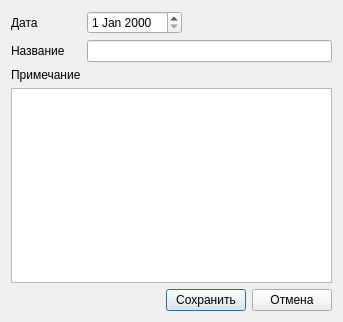
<?xml version="1.0" encoding="UTF-8"?>
<ui version="4.0">
 <class>TrainingForm</class>
 <widget class="QDialog" name="TrainingForm">
  <property name="geometry">
   <rect>
    <x>0</x>
    <y>0</y>
    <width>343</width>
    <height>322</height>
   </rect>
  </property>
  <property name="windowTitle">
   <string>Тренировка</string>
  </property>
  <layout class="QVBoxLayout" name="verticalLayout">
   <item>
    <layout class="QGridLayout" name="gridLayout">
     <item row="0" column="0">
      <widget class="QLabel" name="label_2">
       <property name="text">
        <string>Дата</string>
       </property>
      </widget>
     </item>
     <item row="0" column="1">
      <widget class="QDateEdit" name="date_date"/>
     </item>
     <item row="0" column="2">
      <spacer name="horizontalSpacer_2">
       <property name="orientation">
        <enum>Qt::Horizontal</enum>
       </property>
       <property name="sizeHint" stdset="0">
        <size>
         <width>40</width>
         <height>20</height>
        </size>
       </property>
      </spacer>
     </item>
     <item row="1" column="0">
      <widget class="QLabel" name="label">
       <property name="text">
        <string>Название</string>
       </property>
      </widget>
     </item>
     <item row="1" column="1" colspan="2">
      <widget class="QLineEdit" name="line_name"/>
     </item>
     <item row="2" column="0">
      <widget class="QLabel" name="label_3">
       <property name="text">
        <string>Примечание</string>
       </property>
      </widget>
     </item>
     <item row="3" column="0" colspan="3">
      <widget class="QTextEdit" name="text_comments"/>
     </item>
    </layout>
   </item>
   <item>
    <layout class="QHBoxLayout" name="horizontalLayout">
     <item>
      <spacer name="horizontalSpacer">
       <property name="orientation">
        <enum>Qt::Horizontal</enum>
       </property>
       <property name="sizeHint" stdset="0">
        <size>
         <width>40</width>
         <height>20</height>
        </size>
       </property>
      </spacer>
     </item>
     <item>
      <widget class="QPushButton" name="btn_save">
       <property name="text">
        <string>Сохранить</string>
       </property>
      </widget>
     </item>
     <item>
      <widget class="QPushButton" name="btn_cancel">
       <property name="text">
        <string>Отмена</string>
       </property>
      </widget>
     </item>
    </layout>
   </item>
  </layout>
 </widget>
 <resources/>
 <connections>
  <connection>
   <sender>btn_save</sender>
   <signal>clicked()</signal>
   <receiver>TrainingForm</receiver>
   <slot>accept()</slot>
   <hints>
    <hint type="sourcelabel">
     <x>200</x>
     <y>299</y>
    </hint>
    <hint type="destinationlabel">
     <x>135</x>
     <y>282</y>
    </hint>
   </hints>
  </connection>
  <connection>
   <sender>btn_cancel</sender>
   <signal>clicked()</signal>
   <receiver>TrainingForm</receiver>
   <slot>reject()</slot>
   <hints>
    <hint type="sourcelabel">
     <x>305</x>
     <y>300</y>
    </hint>
    <hint type="destinationlabel">
     <x>338</x>
     <y>280</y>
    </hint>
   </hints>
  </connection>
 </connections>
</ui>
